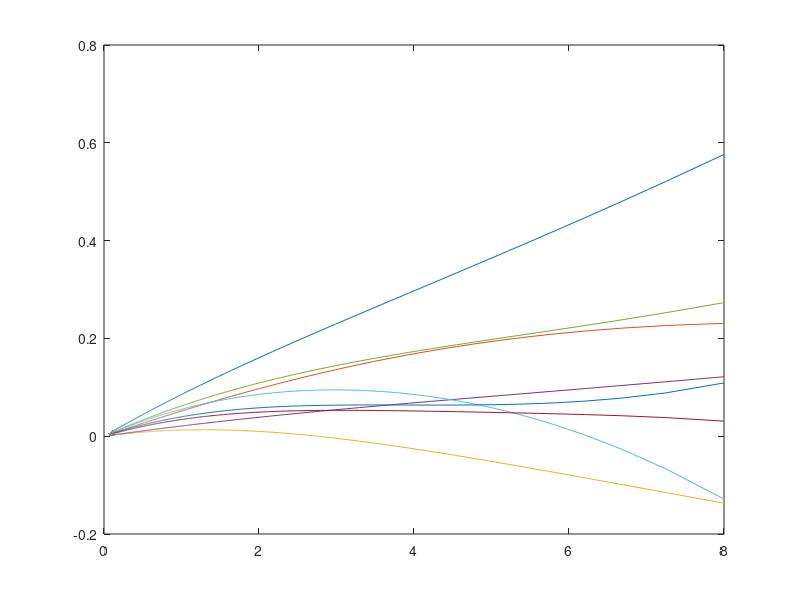

The MATLAB source for this figure:
clear all;
close all;
clc;

% Daten einlesen
file = dlmread('prostatecancer.txt');

y = file(:,10);
X = file(:,2:9);

% Normiere X
for i=1:8
	meanI = mean(X(:,i));
	deviationI = std(X(:,i));
	X(:,i) = (X(:,i)-meanI)./deviationI;
end

% Normiere y
meanY = mean(y);
deviationY = std(y);
y = (y-meanY)./deviationY;

%meanX = mean(X);
%deviationX = sqrt(mean(sum((X-meanX).^2,2)));
%X = (X - meanX)./deviationX;


% Berechne die Werte für df(delta) und alpha
for i=1:10000
	delta = (i-1)*5;
	A = (X'*X + delta*eye(8))^-1*X';
	df = trace(X*A);
	xs(i) = df;
	% alpha bestimmen
	alpha = A * y;
	ys(i,:) = alpha;
end

% Plotte die alphas gegen df(delta)
plot(xs,ys,'-');